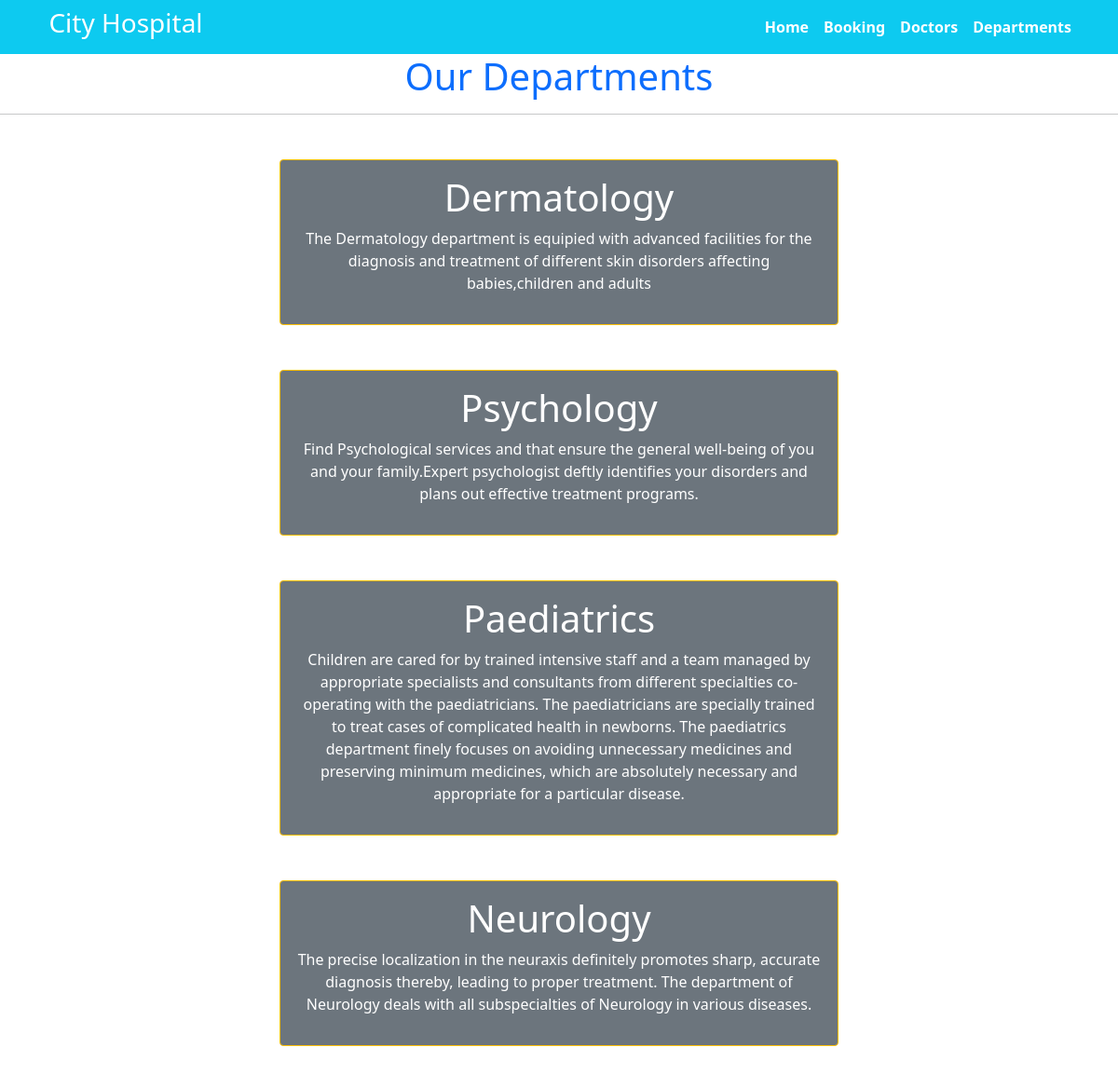
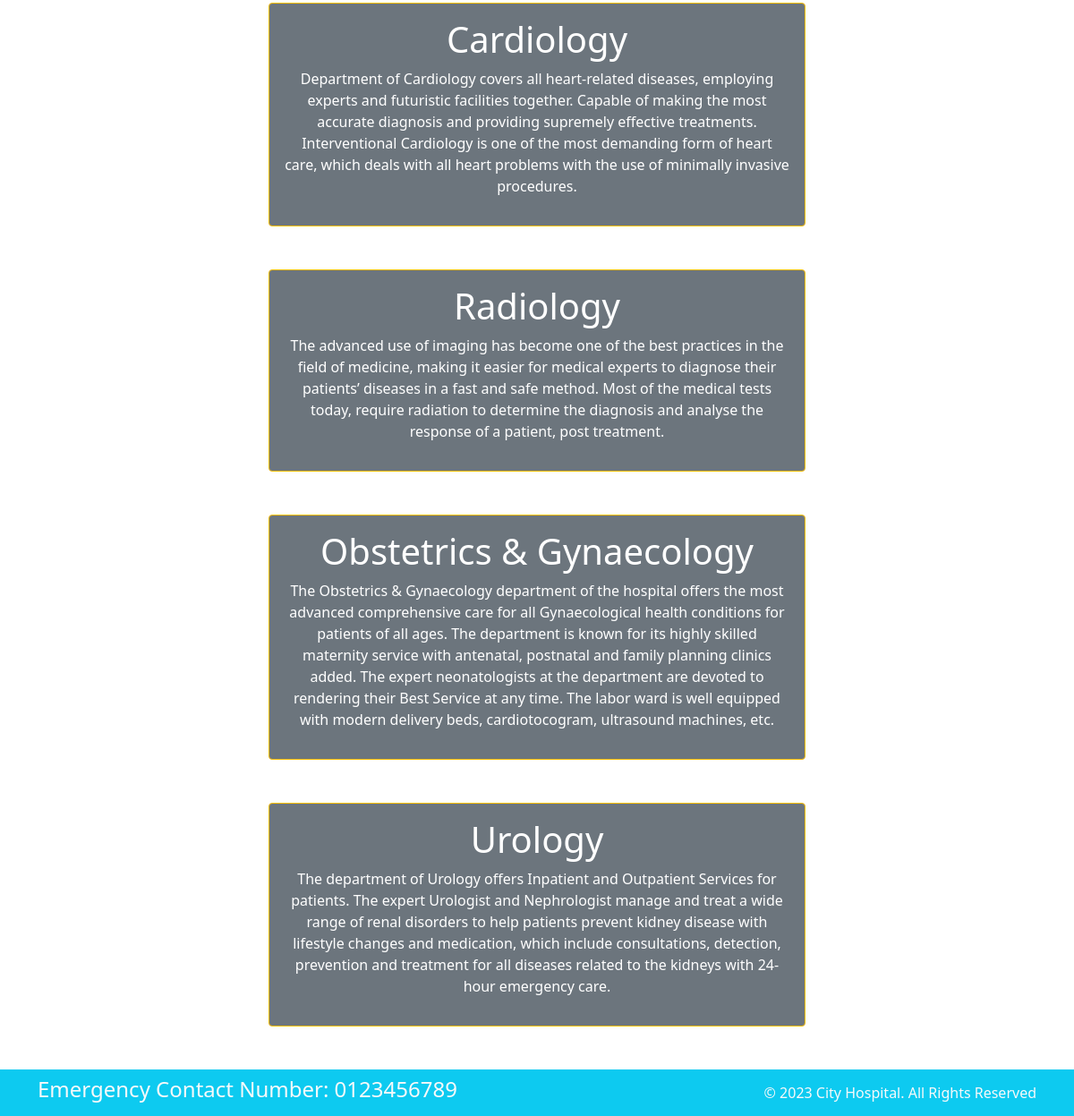
Screenshot of /department with the database file from the repository (2 pictures, top to bottom).
### home/models.py (models this page shows, shortened)
class Departments(models.Model):
    dep_name=models.CharField(max_length=100)
    dep_description=models.TextField()

### home/views.py (the view)
# urls.py: path('department', views.department,name='department'),
def department(request):
    dep=Departments.objects.all()
    return render(request,'department.html',{'data':dep})

### templates/department.html (shortened to what this page needs)
{% extends 'base.html' %}
{% block content %}
<h1 class="text-center mt-10px text-primary"> Our Departments  </h1>
<hr>
{% for d in data %}
<div class="mx-auto w-50 bg-secondary text-center text-white p-3 my-5 border border-warning rounded">
    <h1>{{d.dep_name}}</h1>
    <p>{{d.dep_description}}</p>
</div>
{% endfor %}
{% endblock %}

### templates/base.html (shortened to what this page needs)
{% load static %}
<!DOCTYPE html>
<html>
  <head>
    <link rel="stylesheet"
      href=" https://cdn.jsdelivr.net/npm/bootstrap@5.1.3/dist/css/bootstrap.min.css ">
    <link rel="stylesheet"
      href="https://use.fontawesome.com/releases/v5.2.0/css/all.css">
    <link rel="stylesheet" href="{% static 'css/style.css' %}">
  </head>
  <body>
    <nav class="navbar bg-info navbar-expand-sm justify-content-center text-center">
      <div class="container">
        <div class="col-2 text-left pl-md-0">
          <h3 class="text-white"> City Hospital </h3>
        </div>
          <ul class="navbar-nav justify-content-center text-center fw-bold">
            <li class="nav-item active">
              <a class="nav-link text-white" href="{% url 'home' %}">Home </a>
            </li>
            <li class="nav-item">
              <a class="nav-link text-white" href="{% url 'booking' %}">Booking</a>
            </li>
            <li class="nav-item">
              <a class="nav-link text-white" href="{% url 'doctors' %}">Doctors</a>
            </li>
			      <li class="nav-item">
              <a class="nav-link text-white" href="{% url 'department' %}">Departments</a>
            </li>
          </ul>
      </div>
    </nav>
    {% block content %}
    {% endblock %}
    <section class="">
      <footer class="pt-2 pb-2  bg-info text-light">
        <div class="container">
          <div class="row align-items-center">
            <div class="col-12 col-md-8">
              <h4>Emergency Contact Number: 0123456789</h4>
            </div>
            <div class="col-12 col-md-4 mt-4 mt-md-0 text-center text-md-end">
              © 2023 City Hospital. All Rights Reserved
            </div>
          </div>
        </div>
      </footer>
    </section>
  </body>
</html>

### rows the page displays
Departments: dep_name "Dermatology", dep_description "The Dermatology department is equipied with advanced facilities for the diagnosis and treatment of different skin disorders affecting babies,children and adults"
Departments: dep_name "Psychology", dep_description "Find Psychological services and that ensure the general well-being of you and your family.Expert psychologist deftly identifies your disorders and plans out effective treatment programs."
Departments: dep_name "Paediatrics", dep_description "Children are cared for by trained intensive staff and a team managed by appropriate specialists and consultants from different specialties co-operating with the paediatricians. The paediatricians are specially trained to treat cases of complicated health in newborns. The paediatrics department finely focuses on avoiding unnecessary medicines and preserving minimum medicines, which are absolutely necessary and appropriate for a particular disease."
Departments: dep_name "Neurology", dep_description "The precise localization in the neuraxis definitely promotes sharp, accurate diagnosis thereby, leading to proper treatment. The department of Neurology deals with all subspecialties of Neurology in various diseases."
Departments: dep_name "Cardiology", dep_description "Department of Cardiology covers all heart-related diseases, employing experts and futuristic facilities together. Capable of making the most accurate diagnosis and providing supremely effective treatments. Interventional Cardiology is one of the most demanding form of heart care, which deals with all heart problems with the use of minimally invasive procedures."
Departments: dep_name "Radiology", dep_description "The advanced use of imaging has become one of the best practices in the field of medicine, making it easier for medical experts to diagnose their patients’ diseases in a fast and safe method. Most of the medical tests today, require radiation to determine the diagnosis and analyse the response of a patient, post treatment."
Departments: dep_name "Obstetrics & Gynaecology", dep_description "The Obstetrics & Gynaecology department of the hospital offers the most advanced comprehensive care for all Gynaecological health conditions for patients of all ages. The department is known for its highly skilled maternity service with antenatal, postnatal and family planning clinics added. The expert neonatologists at the department are devoted to rendering their Best Service at any time. The labor ward is well equipped with modern delivery beds, cardiotocogram, ultrasound machines, etc."
Departments: dep_name "Urology", dep_description "The department of Urology offers Inpatient and Outpatient Services for patients. The expert Urologist and Nephrologist manage and treat a wide range of renal disorders to help patients prevent kidney disease with lifestyle changes and medication, which include consultations, detection, prevention and treatment for all diseases related to the kidneys with 24-hour emergency care."
